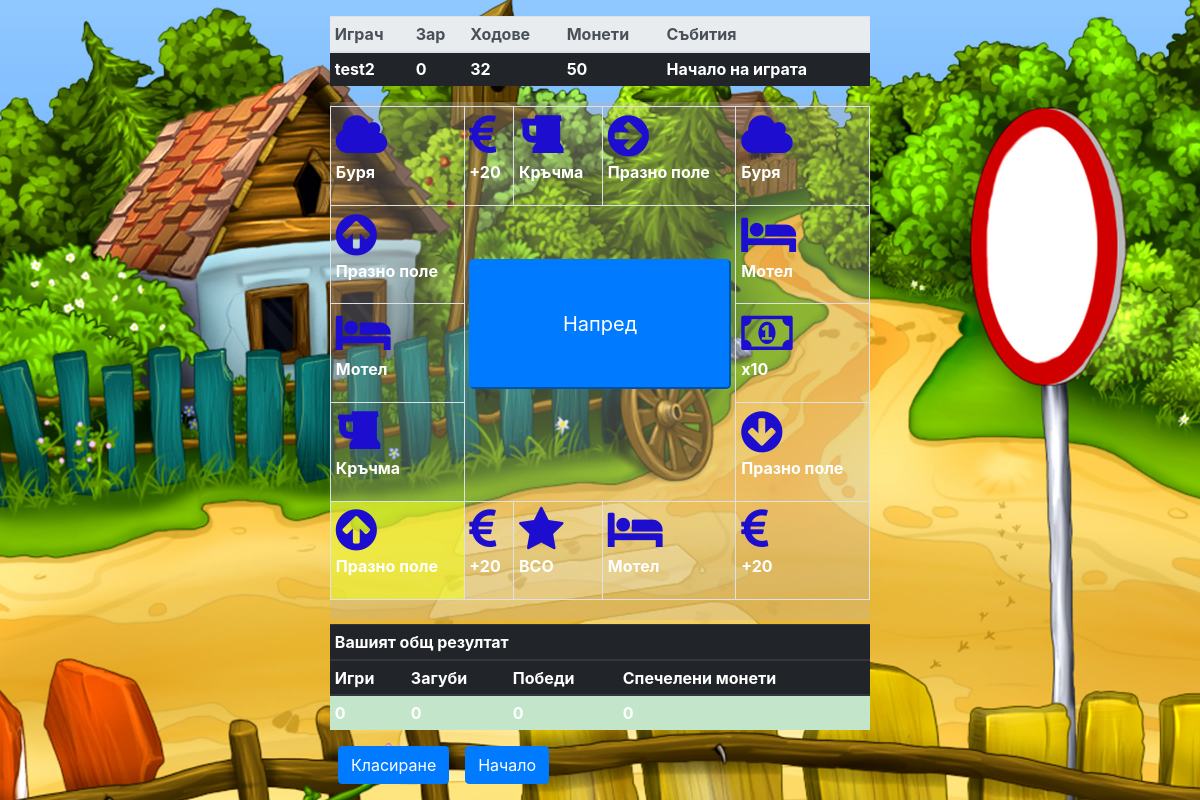
The page /gameplay.php (signed in) on the database its author committed.
### tables this page shows
CREATE TABLE `users` (
  `user_id` int(11) NOT NULL,
  `name` varchar(50) NOT NULL,
  `family` varchar(50) NOT NULL,
  `username` varchar(50) NOT NULL,
  `password` varchar(100) NOT NULL,
  `email` varchar(255) NOT NULL,
  `games` int(11) DEFAULT NULL,
  `win` int(11) DEFAULT NULL,
  `lose` int(11) DEFAULT NULL,
  `coins` int(11) NOT NULL,
  `date_deleted` date DEFAULT NULL
);

### gameplay.php (the view, shortened to what this page needs)
<?php
include('head.php');
include('bottom.php');
include('functions.php');
include('db/connection.php');
echo '<div class="container"><div class="row mt-2 pt-2"><div class="col"></div><div class="col-6">';
if($_SESSION['authorization'] = 'true'){
	$query = "SELECT games,win,lose,coins FROM users WHERE username='".$_SESSION['user']."'";
	$result = mysqli_query($conn,$query);
	$stat = mysqli_fetch_assoc($result);
	$games = $stat['games'];
	$win = $stat['win'];
	$lose = $stat['lose'];
	$total_coins = $stat['coins'];
$dice = 0;
	?>
<div class="">
<table class="table table-sm">
	<thead class="thead-light">
		<tr>
			<th>Играч</th>
			<th>Зар</th>
			<th>Ходове</th>
			<th>Монети</th>
			<th>Събития</th>
		</tr>
	</thead>
	<tbody class="table-dark">
		<tr>
			<td><?php echo $_SESSION['user'];?></td>
			<td><?php echo $dice;?></td>
			<td><?php echo $_SESSION['turns'];?></td>
			<td><?php echo $_SESSION['coins'];?></td>
			<td><?php echo $_SESSION['event'];?></td>
		</tr>
	</tbody>
	</table>
	<div class="board mt-1 mb-1 pt-1 pb-1">
	<table class="table table-bordered table-sm table-responsive-md text-small text-centered">
		<tr>
			<td class="<?=$field4?>"><?=fill_board(($_SESSION['board']),4);?></td>
			<td class='<?=$field5?>'><?=fill_board(($_SESSION['board']),5)?></td>
			<td class='<?=$field6?>'><?=fill_board(($_SESSION['board']),6)?></td>
			<td class='<?=$field7?>'><?=fill_board(($_SESSION['board']),7)?></td>
			<td class='<?=$field8?>'><?=fill_board(($_SESSION['board']),8)?></td>
		</tr>
		<tr>
			<td class='<?=$field3?>'><?=fill_board(($_SESSION['board']),3)?></td>
			<td colspan='3' rowspan='3'><button type="Submit" form="dice" name="Submit" value="Submit" class="btn-primary btn-lg btn-block mt-5 pt-5 pb-5 mb-5">Напред</button></td>
			<td class='<?=$field9?>'><?=fill_board(($_SESSION['board']),9)?></td>
		</tr>
		<tr>
			<td class='<?=$field2?>'><?=fill_board(($_SESSION['board']),2)?></td>
			<td class='<?=$field10?>'><?=fill_board(($_SESSION['board']),10)?></td>
		</tr>
		<tr>
			<td class='<?=$field1?>'><?=fill_board(($_SESSION['board']),1)?></td>
			<td class='<?=$field11?>'><?=fill_board(($_SESSION['board']),11)?></td>
		</tr>
		<tr>
			<td class="<?=$field0?>"><?=fill_board(($_SESSION['board']),0)?></td>
			<td class='<?=$field15?>'><?=fill_board(($_SESSION['board']),15)?></td>
			<td class='<?=$field14?>'><?=fill_board(($_SESSION['board']),14)?></td>
			<td class='<?=$field13?>'><?=fill_board(($_SESSION['board']),13)?></td>
			<td class='<?=$field12?>'><?=fill_board(($_SESSION['board']),12)?></td>
		</tr>
	</table>
</div>
<table class="table table-sm">
	<thead class="thead-dark">
		<tr>
			<th colspan="4">Вашият общ резултат</th>
		</tr>
		<tr>
			<th>Игри</th>
			<th>Загуби</th>
			<th>Победи</th>
			<th>Спечелени монети</th>
		</tr>
	</thead>
	<tbody class="table-success">
		<tr>
			<td><?php echo $games;?></td>
			<td><?php echo $win;?></td>
			<td><?php echo $lose;?></td>
			<td><?php echo $total_coins;?></td>
		</tr>
	</tbody>
</table>
</div>
		<a href="stats.php" class="btn btn-primary btn-small ml-2 mr-2" role="button">Класиране</а>
		<a href="index.php" class="btn btn-primary btn-small ml-2 mr-2" role="button">Начало</а>
<?php
}
else{
	echo "Невалиден потребител";
	echo '<a href="index.php">Начална</а>';
}
echo '</div><div class=col></div></div></div>';

### css/style.css (style rules this page uses)
body, header, a, img, span, nav, main, aside, footer, div, p, article, section { margin: 0; padding: 0; }
.field { background-color: rgba(242, 252, 37, 0.6); }
body { background: url('../img/village.jpg') no-repeat center center fixed; -webkit-background-size: cover; -moz-background-size: cover; -o-background-size: cover; background-size: cover; }
.board { background: rgba(192, 179, 169, 0.3); }
html { font-size: 16px; }

### rows shown on the page
users: games "0", win "0", lose "0", coins "0"

### other values the page prints
$_SESSION['user'] "test2"
$dice "0"
$_SESSION['turns'] "32"
$_SESSION['coins'] "50"
$_SESSION['event'] "Начало на играта"
